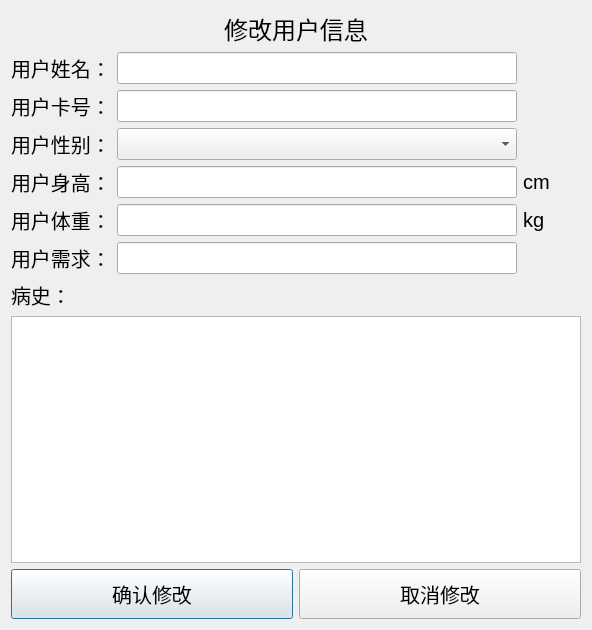
<?xml version="1.0" encoding="UTF-8"?>
<ui version="4.0">
 <class>UpdateInfo_popup</class>
 <widget class="QDialog" name="UpdateInfo_popup">
  <property name="geometry">
   <rect>
    <x>0</x>
    <y>0</y>
    <width>592</width>
    <height>630</height>
   </rect>
  </property>
  <property name="windowTitle">
   <string>Dialog</string>
  </property>
  <layout class="QGridLayout" name="gridLayout">
   <item row="0" column="0">
    <widget class="QLabel" name="label_title_registerUser">
     <property name="font">
      <font>
       <pointsize>18</pointsize>
      </font>
     </property>
     <property name="text">
      <string>修改用户信息</string>
     </property>
     <property name="alignment">
      <set>Qt::AlignCenter</set>
     </property>
     <property name="margin">
      <number>5</number>
     </property>
    </widget>
   </item>
   <item row="1" column="0">
    <layout class="QHBoxLayout" name="horizontalLayout_15">
     <item>
      <widget class="QLabel" name="label_inputRegisterUserHint_name">
       <property name="font">
        <font>
         <pointsize>15</pointsize>
        </font>
       </property>
       <property name="text">
        <string>用户姓名：</string>
       </property>
      </widget>
     </item>
     <item>
      <widget class="QLineEdit" name="lineEdit_registerUser_name">
       <property name="maximumSize">
        <size>
         <width>400</width>
         <height>16777215</height>
        </size>
       </property>
       <property name="font">
        <font>
         <pointsize>15</pointsize>
        </font>
       </property>
       <property name="maxLength">
        <number>6</number>
       </property>
      </widget>
     </item>
     <item>
      <widget class="QLabel" name="label">
       <property name="font">
        <font>
         <pointsize>15</pointsize>
        </font>
       </property>
       <property name="text">
        <string/>
       </property>
      </widget>
     </item>
    </layout>
   </item>
   <item row="2" column="0">
    <layout class="QHBoxLayout" name="horizontalLayout_17">
     <item>
      <widget class="QLabel" name="label_inputRegisterUserHint_name_2">
       <property name="font">
        <font>
         <pointsize>15</pointsize>
        </font>
       </property>
       <property name="text">
        <string>用户卡号：</string>
       </property>
      </widget>
     </item>
     <item>
      <widget class="QLineEdit" name="lineEdit_registerUser_id">
       <property name="maximumSize">
        <size>
         <width>400</width>
         <height>16777215</height>
        </size>
       </property>
       <property name="font">
        <font>
         <pointsize>15</pointsize>
        </font>
       </property>
       <property name="maxLength">
        <number>7</number>
       </property>
      </widget>
     </item>
     <item>
      <widget class="QLabel" name="label_6">
       <property name="font">
        <font>
         <pointsize>15</pointsize>
        </font>
       </property>
       <property name="text">
        <string/>
       </property>
      </widget>
     </item>
    </layout>
   </item>
   <item row="3" column="0">
    <layout class="QHBoxLayout" name="horizontalLayout_14">
     <item>
      <widget class="QLabel" name="label_inputRegisterUserHint_sex">
       <property name="font">
        <font>
         <pointsize>15</pointsize>
        </font>
       </property>
       <property name="text">
        <string>用户性别：</string>
       </property>
      </widget>
     </item>
     <item>
      <widget class="QComboBox" name="comboBox_registerUser_sex">
       <property name="sizePolicy">
        <sizepolicy hsizetype="Expanding" vsizetype="Fixed">
         <horstretch>0</horstretch>
         <verstretch>0</verstretch>
        </sizepolicy>
       </property>
       <property name="minimumSize">
        <size>
         <width>0</width>
         <height>0</height>
        </size>
       </property>
       <property name="maximumSize">
        <size>
         <width>400</width>
         <height>16777215</height>
        </size>
       </property>
       <property name="font">
        <font>
         <pointsize>15</pointsize>
        </font>
       </property>
       <item>
        <property name="text">
         <string/>
        </property>
       </item>
       <item>
        <property name="text">
         <string>男</string>
        </property>
       </item>
       <item>
        <property name="text">
         <string>女</string>
        </property>
       </item>
      </widget>
     </item>
     <item>
      <widget class="QLabel" name="label_2">
       <property name="font">
        <font>
         <pointsize>15</pointsize>
        </font>
       </property>
       <property name="text">
        <string/>
       </property>
      </widget>
     </item>
    </layout>
   </item>
   <item row="4" column="0">
    <layout class="QHBoxLayout" name="horizontalLayout">
     <item>
      <widget class="QLabel" name="label_inputRegisterUserHint_age">
       <property name="font">
        <font>
         <pointsize>15</pointsize>
        </font>
       </property>
       <property name="text">
        <string>用户身高：</string>
       </property>
      </widget>
     </item>
     <item>
      <widget class="QLineEdit" name="lineEdit_registerUser_height">
       <property name="maximumSize">
        <size>
         <width>400</width>
         <height>16777215</height>
        </size>
       </property>
       <property name="font">
        <font>
         <pointsize>15</pointsize>
        </font>
       </property>
       <property name="maxLength">
        <number>6</number>
       </property>
      </widget>
     </item>
     <item>
      <widget class="QLabel" name="label_3">
       <property name="font">
        <font>
         <pointsize>15</pointsize>
        </font>
       </property>
       <property name="text">
        <string>cm</string>
       </property>
      </widget>
     </item>
    </layout>
   </item>
   <item row="5" column="0">
    <layout class="QHBoxLayout" name="horizontalLayout_18">
     <item>
      <widget class="QLabel" name="label_inputRegisterUserHint_height">
       <property name="font">
        <font>
         <pointsize>15</pointsize>
        </font>
       </property>
       <property name="text">
        <string>用户体重：</string>
       </property>
      </widget>
     </item>
     <item>
      <widget class="QLineEdit" name="lineEdit_registerUser_weight">
       <property name="maximumSize">
        <size>
         <width>400</width>
         <height>16777215</height>
        </size>
       </property>
       <property name="font">
        <font>
         <pointsize>15</pointsize>
        </font>
       </property>
       <property name="maxLength">
        <number>6</number>
       </property>
      </widget>
     </item>
     <item>
      <widget class="QLabel" name="label_4">
       <property name="font">
        <font>
         <pointsize>15</pointsize>
        </font>
       </property>
       <property name="text">
        <string>kg</string>
       </property>
      </widget>
     </item>
    </layout>
   </item>
   <item row="6" column="0">
    <layout class="QHBoxLayout" name="horizontalLayout_19">
     <item>
      <widget class="QLabel" name="label_inputRegisterUserHint_height_2">
       <property name="font">
        <font>
         <pointsize>15</pointsize>
        </font>
       </property>
       <property name="text">
        <string>用户需求：</string>
       </property>
      </widget>
     </item>
     <item>
      <widget class="QLineEdit" name="lineEdit_registerUser_need">
       <property name="maximumSize">
        <size>
         <width>400</width>
         <height>16777215</height>
        </size>
       </property>
       <property name="font">
        <font>
         <pointsize>15</pointsize>
        </font>
       </property>
       <property name="maxLength">
        <number>6</number>
       </property>
      </widget>
     </item>
     <item>
      <widget class="QLabel" name="label_5">
       <property name="font">
        <font>
         <pointsize>15</pointsize>
        </font>
       </property>
       <property name="text">
        <string/>
       </property>
      </widget>
     </item>
    </layout>
   </item>
   <item row="7" column="0">
    <widget class="QLabel" name="label_inputRegisterUserHint_history">
     <property name="font">
      <font>
       <pointsize>15</pointsize>
      </font>
     </property>
     <property name="text">
      <string>病史：</string>
     </property>
    </widget>
   </item>
   <item row="8" column="0">
    <widget class="QTextEdit" name="textEdit_history">
     <property name="font">
      <font>
       <pointsize>15</pointsize>
      </font>
     </property>
    </widget>
   </item>
   <item row="9" column="0">
    <layout class="QHBoxLayout" name="horizontalLayout_16">
     <item>
      <widget class="QPushButton" name="pushButton_register">
       <property name="minimumSize">
        <size>
         <width>0</width>
         <height>50</height>
        </size>
       </property>
       <property name="font">
        <font>
         <pointsize>15</pointsize>
        </font>
       </property>
       <property name="text">
        <string>确认修改</string>
       </property>
      </widget>
     </item>
     <item>
      <widget class="QPushButton" name="pushButton_cancel">
       <property name="minimumSize">
        <size>
         <width>0</width>
         <height>50</height>
        </size>
       </property>
       <property name="font">
        <font>
         <pointsize>15</pointsize>
        </font>
       </property>
       <property name="text">
        <string>取消修改</string>
       </property>
      </widget>
     </item>
    </layout>
   </item>
  </layout>
 </widget>
 <resources/>
 <connections/>
</ui>
